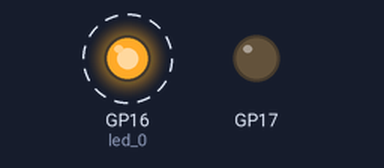
This program was run on a simulated Raspberry Pi Pico running MicroPython. On the bench: output pins drawn as LEDs (lit = HIGH). Dashed ring = blinking. Threads take turns every 2 ms; what the program prints to the serial console is not drawn.

Above: at 0.2 s.
Timing chart, 0 to 3.0 s (numbered marks = the images above):
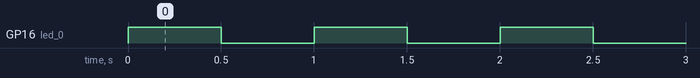

Measured:
- by itself, GP16 (led_0): alternates HIGH for 0.50 s and LOW for 0.50 s

The program:

P20_Polymorphism.py
```python
# File: main.py
# Author: Armstrong Subero
# Platform: Raspberry Pi Pico (RP2040) with MicroPython
# Program: P20_Polymorphism
# Interpreter: MicroPython (latest version)
# Program Version: 1.0
#
# Program Description: This program demonstrates polymorphism by creating
#                      multiple LED behaviors using OOP. In this case the
#                      FastBlinkingLED class overrides the blink method from
#                      the 'LED' class demonstrating polymorphism
#
# Hardware Description: LEDs are connected to pins 16 and 17
#
# Created: August 23rd, 2024, 11:30 PM
# Last Updated: August 23rd, 2024, 11:30 PM

from machine import Pin
import utime
import _thread

class LED:
    def __init__(self, pin_number):
        self.led = Pin(pin_number, Pin.OUT)

    def blink(self, delay=0.5):
        self.led.value(1)
        utime.sleep(delay)
        self.led.value(0)
        utime.sleep(delay)

class FastBlinkingLED(LED):
    def blink(self, delay=0.2):  # Overriding the blink method
        for _ in range(5):
            self.led.value(1)
            utime.sleep(delay)
            self.led.value(0)
            utime.sleep(delay)

# Creating objects of different types
led_0 = LED(16)
led_1 = FastBlinkingLED(17)

# Semaphore lock
spLock = _thread.allocate_lock()

# Core 1 task function
def core1_task():
    while True:
        spLock.acquire()
        print("Message from core_1")
        led_1.blink()  # Fast blink on core 1
        spLock.release()

# Start the core 1 task in a new thread
_thread.start_new_thread(core1_task, ())

# Core 0 main loop
while True:
    spLock.acquire()
    print("Message from core_0")
    led_0.blink()  # Regular blink on core 0
    spLock.release()
```
